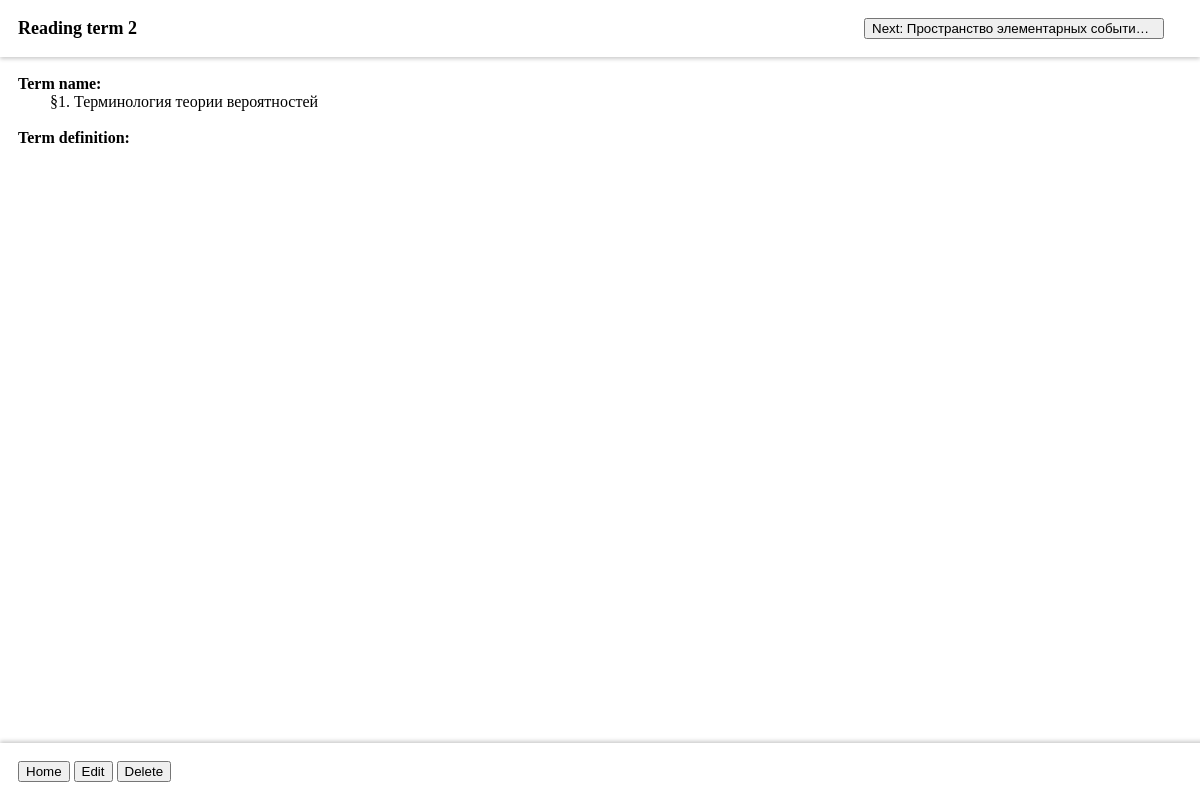
The page /summary_app/2/ on the database its author committed.
### summary_app/models.py (models this page shows, shortened)
class Term(models.Model):
	class Type(models.TextChoices):
		UNSPECIFIED = "Unspecified",
		SECTION = "Section",
		TERM = "Term",
		ARTICLE = "Article",
		EXAMPLE = "Example",
		THEOREM = "Theorem"
	type = models.CharField(max_length=20, choices=Type, default=Type.UNSPECIFIED)
	name = models.CharField(max_length=100)
	definition = models.CharField(max_length=1000)

### summary_app/views.py (the view)
# urls.py: path("<int:term_id>/", views.read, name="read"),
def read(request, term_id):
    term = get_object_or_404(Term, pk=term_id)
    prev = Term.objects.filter(id__lt=term_id).order_by("id").last()
    next = Term.objects.filter(id__gt=term_id).order_by("id").first()
    return render(request, "summary_app/read.html", { "term": term, "next": next, "prev": prev })

### summary_app/templatetags/summary_filters.py (called while the page is built)
@register.filter(is_safe=True)
@stringfilter
def link_terms(value, current_term_id=None):
    terms = Term.objects.exclude(id=current_term_id) if current_term_id else Term.objects.all()
    terms = sorted(terms, key=lambda x: len(x.name), reverse=True)
    for term in terms:
        term_name = term.name
        if term_name == '':
            continue
        link = f'<a style="background-color: cyan;" href="{reverse("summary_app:read", args=[term.id])}">{term_name}</a>'
        value = value.replace(term_name.lower(), link.lower())
        value = value.replace(term_name.upper(), link.upper())
        value = value.replace(term_name, link)
    return mark_safe(value)

### summary_app/templates/summary_app/read.html (shortened to what this page needs)
<!DOCTYPE html>
<html>
    <head>
        {% load static %}
        {% load summary_filters %}
        <link rel="stylesheet" href="{% static 'css/base.css' %}">
        <link rel="stylesheet" href="{% static 'css/templates/read.css' %}">
        <link rel="stylesheet" href="{% static 'katex/katex.min.css' %}">
    </head>
    <body>
        <div id="header">
            <a href="{% url 'summary_app:index' %}"><b id="page_name">Reading term {{ term.id }}</b></a>
            <div id="nav_section">
                {% if prev or next %}
                {% if next %}
                    <a id="next" class="nav" href="{% url 'summary_app:read' next.id %}"><button>Next: {{ next.name }}</button></a>
                {% endif %}
            {% endif %}
            </div>
        </div>
        <div id="content">
            <b>Term name:</b><br>
            <span class="pre">&#9{{ term.name }}</span>
            <br><br>
            <b>Term definition:</b>
            <br>
        </div>
        <div id="footer">
            <a href="{% url 'summary_app:index' %}"><button>Home</button></a>
            <a href="{% url 'summary_app:edit' term.id %}"><button>Edit</button></a>
            <a href="{% url 'summary_app:delete_term' term.id %}" onclick="return confirm('Are you sure you want to delete this term?')"><button>Delete</button></a>
        </div>
    </body>
</html>

### summary_app/static/css/base.css (style rules this page uses)
:root { --small_offset: 9px; --offset: 18px; --header_offset: 27px; --header_height: calc(20.8px + 2 * var(--offset)); }
body { margin: 0; }
#page_name { display: inline-block; font-size: large; padding-left: var(--offset); padding-right: var(--offset); }
#header { user-select: none; position: fixed; top: 0; width: 100%; height: var(--header_height); box-shadow: 0 2px 4px rgba(0,0,0,.2); background-color: white; z-index: 1000; display: flex; align-items: center; }
#content { margin-top: var(--header_height); margin-left: var(--offset); margin-bottom: var(--header_height); padding-top: var(--offset); padding-bottom: var(--offset); z-index: 1; max-width: 100%; height: calc(100vh - (var(--header_height) + var(--offset)) * 2); overflow-y: auto; }
#footer { padding: var(--offset); position: fixed; bottom: 0; width: 100%; box-shadow: 0 -2px 4px rgba(0,0,0,.2); background-color: white; z-index: 1000; }
a { color: black; text-decoration: none; }
.pre { white-space: pre; }

### summary_app/static/css/templates/read.css (style rules this page uses)
:root { --small_offset: 9px; --offset: 18px; --header_offset: 27px; --header_height: calc(20.8px + 2 * var(--offset)); }
.nav button { overflow: hidden; text-overflow: ellipsis; white-space: nowrap; max-width: 300px; height: 21.2px; }
#next { margin-left: auto; }
#nav_section { display: flex; align-items: center; width: 600px; margin-left: auto; margin-right: calc(2 * var(--offset)); }

### rows shown on the page
Term: id "2", name "§1. Терминология теории вероятностей"
Term: name "Пространство элементарных событи…"
